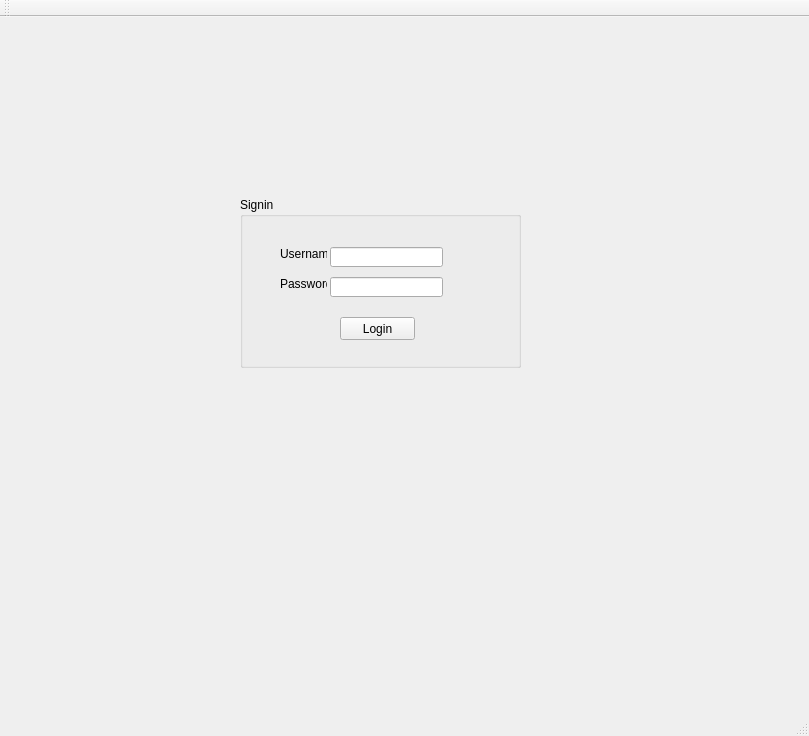
<?xml version="1.0" encoding="UTF-8"?>
<ui version="4.0">
 <class>MainWindow</class>
 <widget class="QMainWindow" name="MainWindow">
  <property name="geometry">
   <rect>
    <x>0</x>
    <y>0</y>
    <width>809</width>
    <height>736</height>
   </rect>
  </property>
  <property name="windowTitle">
   <string>MainWindow</string>
  </property>
  <widget class="QWidget" name="centralWidget">
   <widget class="QStackedWidget" name="stackedWidget">
    <property name="geometry">
     <rect>
      <x>120</x>
      <y>100</y>
      <width>531</width>
      <height>401</height>
     </rect>
    </property>
    <property name="currentIndex">
     <number>0</number>
    </property>
    <widget class="QWidget" name="page">
     <widget class="QGroupBox" name="groupBox">
      <property name="geometry">
       <rect>
        <x>120</x>
        <y>80</y>
        <width>281</width>
        <height>171</height>
       </rect>
      </property>
      <property name="title">
       <string>Signin</string>
      </property>
      <widget class="QLabel" name="label_username">
       <property name="geometry">
        <rect>
         <x>40</x>
         <y>50</y>
         <width>47</width>
         <height>13</height>
        </rect>
       </property>
       <property name="text">
        <string>Username</string>
       </property>
      </widget>
      <widget class="QLabel" name="label_password">
       <property name="geometry">
        <rect>
         <x>40</x>
         <y>80</y>
         <width>47</width>
         <height>13</height>
        </rect>
       </property>
       <property name="text">
        <string>Password</string>
       </property>
      </widget>
      <widget class="QLineEdit" name="lineEdit_username">
       <property name="geometry">
        <rect>
         <x>90</x>
         <y>50</y>
         <width>113</width>
         <height>20</height>
        </rect>
       </property>
      </widget>
      <widget class="QLineEdit" name="lineEdit_password">
       <property name="geometry">
        <rect>
         <x>90</x>
         <y>80</y>
         <width>113</width>
         <height>20</height>
        </rect>
       </property>
      </widget>
      <widget class="QPushButton" name="pushButton_login">
       <property name="geometry">
        <rect>
         <x>100</x>
         <y>120</y>
         <width>75</width>
         <height>23</height>
        </rect>
       </property>
       <property name="text">
        <string>Login</string>
       </property>
      </widget>
      <widget class="QLabel" name="label_status">
       <property name="geometry">
        <rect>
         <x>10</x>
         <y>150</y>
         <width>261</width>
         <height>16</height>
        </rect>
       </property>
       <property name="text">
        <string/>
       </property>
      </widget>
      <widget class="QLabel" name="label_status_2">
       <property name="geometry">
        <rect>
         <x>90</x>
         <y>140</y>
         <width>261</width>
         <height>16</height>
        </rect>
       </property>
       <property name="text">
        <string/>
       </property>
      </widget>
     </widget>
    </widget>
    <widget class="QWidget" name="page_2">
     <widget class="QGroupBox" name="groupBox_2">
      <property name="geometry">
       <rect>
        <x>120</x>
        <y>80</y>
        <width>271</width>
        <height>191</height>
       </rect>
      </property>
      <property name="title">
       <string>Admin</string>
      </property>
      <widget class="QPushButton" name="pushButton_members">
       <property name="geometry">
        <rect>
         <x>20</x>
         <y>30</y>
         <width>101</width>
         <height>61</height>
        </rect>
       </property>
       <property name="text">
        <string>Manage members</string>
       </property>
      </widget>
      <widget class="QPushButton" name="pushButton_inventory">
       <property name="geometry">
        <rect>
         <x>150</x>
         <y>30</y>
         <width>101</width>
         <height>61</height>
        </rect>
       </property>
       <property name="text">
        <string>Manage inventory</string>
       </property>
      </widget>
      <widget class="QPushButton" name="pushButton_memberships">
       <property name="geometry">
        <rect>
         <x>20</x>
         <y>110</y>
         <width>101</width>
         <height>61</height>
        </rect>
       </property>
       <property name="text">
        <string>Memberships</string>
       </property>
      </widget>
      <widget class="QPushButton" name="pushButton_logout_admin">
       <property name="geometry">
        <rect>
         <x>180</x>
         <y>150</y>
         <width>75</width>
         <height>23</height>
        </rect>
       </property>
       <property name="text">
        <string>Logout</string>
       </property>
      </widget>
     </widget>
    </widget>
    <widget class="QWidget" name="page_3">
     <widget class="QGroupBox" name="groupBox_3">
      <property name="geometry">
       <rect>
        <x>80</x>
        <y>40</y>
        <width>331</width>
        <height>341</height>
       </rect>
      </property>
      <property name="title">
       <string>Manager</string>
      </property>
      <widget class="QPushButton" name="pushButton_sales">
       <property name="geometry">
        <rect>
         <x>20</x>
         <y>30</y>
         <width>141</width>
         <height>51</height>
        </rect>
       </property>
       <property name="text">
        <string>Sales report (day)</string>
       </property>
      </widget>
      <widget class="QPushButton" name="pushButton_purchases">
       <property name="geometry">
        <rect>
         <x>20</x>
         <y>100</y>
         <width>141</width>
         <height>51</height>
        </rect>
       </property>
       <property name="text">
        <string>Total purchases by number</string>
       </property>
      </widget>
      <widget class="QPushButton" name="pushButton_qty">
       <property name="geometry">
        <rect>
         <x>20</x>
         <y>170</y>
         <width>141</width>
         <height>51</height>
        </rect>
       </property>
       <property name="text">
        <string>Qty sold by item name</string>
       </property>
      </widget>
      <widget class="QPushButton" name="pushButton_rebates">
       <property name="geometry">
        <rect>
         <x>20</x>
         <y>240</y>
         <width>141</width>
         <height>51</height>
        </rect>
       </property>
       <property name="text">
        <string>Rebates</string>
       </property>
      </widget>
      <widget class="QPushButton" name="pushButton_expirations">
       <property name="geometry">
        <rect>
         <x>170</x>
         <y>30</y>
         <width>141</width>
         <height>51</height>
        </rect>
       </property>
       <property name="text">
        <string>Membership expirations</string>
       </property>
      </widget>
      <widget class="QPushButton" name="pushButton_item_lookup">
       <property name="geometry">
        <rect>
         <x>170</x>
         <y>100</y>
         <width>141</width>
         <height>51</height>
        </rect>
       </property>
       <property name="text">
        <string>Item lookup</string>
       </property>
      </widget>
      <widget class="QPushButton" name="pushButton_member_lookup">
       <property name="geometry">
        <rect>
         <x>170</x>
         <y>170</y>
         <width>141</width>
         <height>51</height>
        </rect>
       </property>
       <property name="text">
        <string>Member lookup</string>
       </property>
      </widget>
      <widget class="QPushButton" name="pushButton_convert">
       <property name="geometry">
        <rect>
         <x>170</x>
         <y>240</y>
         <width>141</width>
         <height>51</height>
        </rect>
       </property>
       <property name="text">
        <string>Convert membership</string>
       </property>
      </widget>
      <widget class="QPushButton" name="pushButton_logout_manager">
       <property name="geometry">
        <rect>
         <x>240</x>
         <y>300</y>
         <width>75</width>
         <height>23</height>
        </rect>
       </property>
       <property name="text">
        <string>Logout</string>
       </property>
      </widget>
     </widget>
    </widget>
    <widget class="QWidget" name="page_4">
     <widget class="QGroupBox" name="groupBox_4">
      <property name="geometry">
       <rect>
        <x>90</x>
        <y>60</y>
        <width>341</width>
        <height>261</height>
       </rect>
      </property>
      <property name="title">
       <string>Admin: Manage Members</string>
      </property>
      <widget class="QPushButton" name="pushButton_back">
       <property name="geometry">
        <rect>
         <x>250</x>
         <y>220</y>
         <width>75</width>
         <height>23</height>
        </rect>
       </property>
       <property name="text">
        <string>Back</string>
       </property>
      </widget>
     </widget>
    </widget>
    <widget class="QWidget" name="page_5">
     <widget class="QGroupBox" name="groupBox_5">
      <property name="geometry">
       <rect>
        <x>60</x>
        <y>50</y>
        <width>361</width>
        <height>271</height>
       </rect>
      </property>
      <property name="title">
       <string>Admin: Manage Inventory</string>
      </property>
      <widget class="QPushButton" name="pushButton_back_inventory">
       <property name="geometry">
        <rect>
         <x>260</x>
         <y>230</y>
         <width>75</width>
         <height>23</height>
        </rect>
       </property>
       <property name="text">
        <string>Back</string>
       </property>
      </widget>
     </widget>
    </widget>
    <widget class="QWidget" name="page_6">
     <widget class="QGroupBox" name="groupBox_6">
      <property name="geometry">
       <rect>
        <x>40</x>
        <y>40</y>
        <width>451</width>
        <height>311</height>
       </rect>
      </property>
      <property name="title">
       <string>Admin: Manage Memberships</string>
      </property>
      <widget class="QPushButton" name="pushButton_back_memberships">
       <property name="geometry">
        <rect>
         <x>350</x>
         <y>260</y>
         <width>75</width>
         <height>23</height>
        </rect>
       </property>
       <property name="text">
        <string>Back</string>
       </property>
      </widget>
     </widget>
    </widget>
    <widget class="QWidget" name="page_7">
     <widget class="QGroupBox" name="groupBox_7">
      <property name="geometry">
       <rect>
        <x>70</x>
        <y>50</y>
        <width>411</width>
        <height>281</height>
       </rect>
      </property>
      <property name="title">
       <string>Manager: Sales Report</string>
      </property>
      <widget class="QPushButton" name="pushButton_back_report">
       <property name="geometry">
        <rect>
         <x>320</x>
         <y>240</y>
         <width>75</width>
         <height>23</height>
        </rect>
       </property>
       <property name="text">
        <string>Back</string>
       </property>
      </widget>
     </widget>
    </widget>
    <widget class="QWidget" name="page_8">
     <widget class="QGroupBox" name="groupBox_8">
      <property name="geometry">
       <rect>
        <x>70</x>
        <y>50</y>
        <width>361</width>
        <height>281</height>
       </rect>
      </property>
      <property name="title">
       <string>Manager: Total Purchases sorted by number</string>
      </property>
      <widget class="QPushButton" name="pushButton_back_purchases">
       <property name="geometry">
        <rect>
         <x>270</x>
         <y>240</y>
         <width>75</width>
         <height>23</height>
        </rect>
       </property>
       <property name="text">
        <string>Back</string>
       </property>
      </widget>
     </widget>
    </widget>
    <widget class="QWidget" name="page_9">
     <widget class="QGroupBox" name="groupBox_9">
      <property name="geometry">
       <rect>
        <x>40</x>
        <y>30</y>
        <width>431</width>
        <height>301</height>
       </rect>
      </property>
      <property name="title">
       <string>Manager: Quantity sold by item name</string>
      </property>
      <widget class="QPushButton" name="pushButton_back_qty">
       <property name="geometry">
        <rect>
         <x>340</x>
         <y>260</y>
         <width>75</width>
         <height>23</height>
        </rect>
       </property>
       <property name="text">
        <string>Back</string>
       </property>
      </widget>
     </widget>
    </widget>
    <widget class="QWidget" name="page_10">
     <widget class="QGroupBox" name="groupBox_10">
      <property name="geometry">
       <rect>
        <x>70</x>
        <y>50</y>
        <width>401</width>
        <height>271</height>
       </rect>
      </property>
      <property name="title">
       <string>Manager: Rebates</string>
      </property>
      <widget class="QPushButton" name="pushButton_back_rebates">
       <property name="geometry">
        <rect>
         <x>300</x>
         <y>230</y>
         <width>75</width>
         <height>23</height>
        </rect>
       </property>
       <property name="text">
        <string>Back</string>
       </property>
      </widget>
     </widget>
    </widget>
    <widget class="QWidget" name="page_11">
     <widget class="QGroupBox" name="groupBox_11">
      <property name="geometry">
       <rect>
        <x>50</x>
        <y>40</y>
        <width>431</width>
        <height>291</height>
       </rect>
      </property>
      <property name="title">
       <string>Manager: Manage membership expirations</string>
      </property>
      <widget class="QPushButton" name="pushButton_back_expirations">
       <property name="geometry">
        <rect>
         <x>330</x>
         <y>250</y>
         <width>75</width>
         <height>23</height>
        </rect>
       </property>
       <property name="text">
        <string>Back</string>
       </property>
      </widget>
     </widget>
    </widget>
    <widget class="QWidget" name="page_12">
     <widget class="QGroupBox" name="groupBox_12">
      <property name="geometry">
       <rect>
        <x>50</x>
        <y>30</y>
        <width>431</width>
        <height>301</height>
       </rect>
      </property>
      <property name="title">
       <string>Manager: Item Lookup</string>
      </property>
      <widget class="QPushButton" name="pushButton_back_item_lookup">
       <property name="geometry">
        <rect>
         <x>330</x>
         <y>260</y>
         <width>75</width>
         <height>23</height>
        </rect>
       </property>
       <property name="text">
        <string>Back</string>
       </property>
      </widget>
     </widget>
    </widget>
    <widget class="QWidget" name="page_13">
     <widget class="QGroupBox" name="groupBox_13">
      <property name="geometry">
       <rect>
        <x>50</x>
        <y>40</y>
        <width>441</width>
        <height>311</height>
       </rect>
      </property>
      <property name="title">
       <string>Manager: Member Lookup</string>
      </property>
      <widget class="QPushButton" name="pushButton_back_member_lookup">
       <property name="geometry">
        <rect>
         <x>340</x>
         <y>260</y>
         <width>75</width>
         <height>23</height>
        </rect>
       </property>
       <property name="text">
        <string>Back</string>
       </property>
      </widget>
     </widget>
    </widget>
    <widget class="QWidget" name="page_14">
     <widget class="QGroupBox" name="groupBox_14">
      <property name="geometry">
       <rect>
        <x>40</x>
        <y>20</y>
        <width>441</width>
        <height>311</height>
       </rect>
      </property>
      <property name="title">
       <string>Manager: Convert Membership</string>
      </property>
      <widget class="QPushButton" name="pushButton_back_convert">
       <property name="geometry">
        <rect>
         <x>340</x>
         <y>260</y>
         <width>75</width>
         <height>23</height>
        </rect>
       </property>
       <property name="text">
        <string>Back</string>
       </property>
      </widget>
     </widget>
    </widget>
   </widget>
  </widget>
  <widget class="QMenuBar" name="menuBar">
   <property name="geometry">
    <rect>
     <x>0</x>
     <y>0</y>
     <width>809</width>
     <height>21</height>
    </rect>
   </property>
  </widget>
  <widget class="QToolBar" name="mainToolBar">
   <attribute name="toolBarArea">
    <enum>TopToolBarArea</enum>
   </attribute>
   <attribute name="toolBarBreak">
    <bool>false</bool>
   </attribute>
  </widget>
  <widget class="QStatusBar" name="statusBar"/>
 </widget>
 <layoutdefault spacing="6" margin="11"/>
 <resources/>
 <connections/>
</ui>
